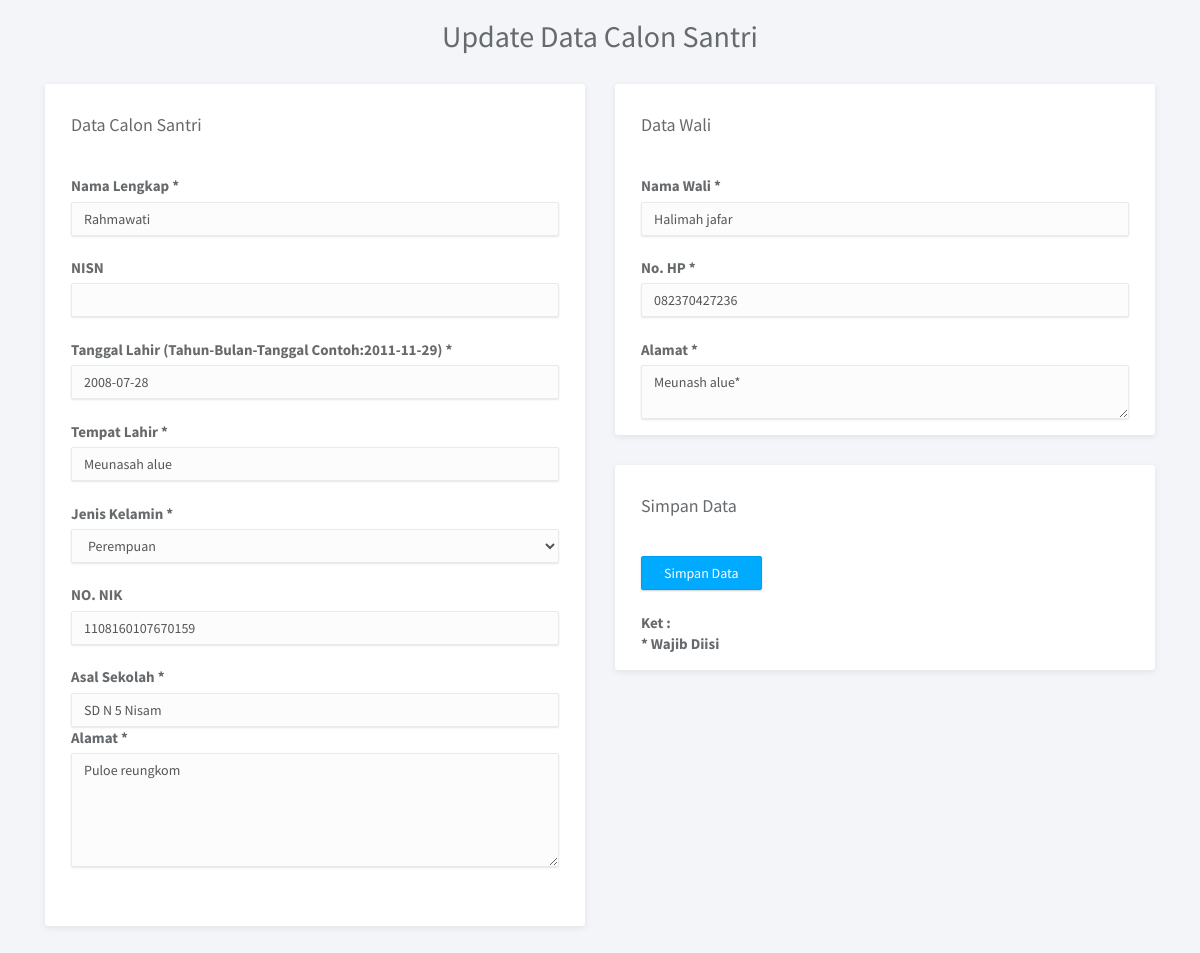
/psb/update_calon_santri.php?id=082370427236, run on the app's committed database.
### tables this page shows
CREATE TABLE `tbl_calon_santri` (
  `id` int(50) NOT NULL,
  `nisn` varchar(20) NOT NULL,
  `jk` enum('L','P') NOT NULL,
  `nama` varchar(50) NOT NULL,
  `tempat_lahir` varchar(200) NOT NULL,
  `tanggal_lahir` date NOT NULL,
  `no_nik` varchar(30) NOT NULL,
  `asal_sekolah` varchar(150) NOT NULL,
  `alamat` text NOT NULL,
  `nama_wali` varchar(30) NOT NULL,
  `alamat_wali` text NOT NULL,
  `no_hp` varchar(20) NOT NULL,
  `kk` varchar(300) DEFAULT NULL,
  `ijazah` varchar(300) DEFAULT NULL,
  `ktp_wali` varchar(300) DEFAULT NULL,
  `file_nisn` varchar(200) DEFAULT NULL,
  `bpjs` varchar(200) DEFAULT NULL,
  `ket` varchar(20) DEFAULT NULL,
  `tanggal_daftar` date NOT NULL
);

### psb/update_calon_santri.php (the view, shortened to what this page needs)
<!DOCTYPE html>
<html lang="en">
<head><meta http-equiv="Content-Type" content="text/html; charset=utf-8">
    <link rel="stylesheet" href="../assets/vendor/bootstrap/css/bootstrap.min.css">
	<link rel="stylesheet" href="../assets/vendor/font-awesome/css/font-awesome.min.css">
	<link rel="stylesheet" href="../assets/vendor/linearicons/style.css">
	<link rel="stylesheet" href="../assets/vendor/chartist/css/chartist-custom.css">
	<link rel="stylesheet" href="../assets/css/main.css">
    <link href="https://cdnjs.cloudflare.com/ajax/libs/bootstrap-datepicker/1.5.0/css/bootstrap-datepicker.css" rel="stylesheet">
</head>
<body>
    <div class="container">
        <h2 class="text-center"> Update Data Calon Santri</h2><br>
        <div class="col-md-6">
            <div class="panel panel-headline">
                <form action="../library/update_calon_santri.php" method="post" enctype="multipart/form-data">
                <div class="panel-heading">
                    <h4>Data Calon Santri</h4>
                </div>
                <?php
                    include '../library/config.php';
                    $no_hp=$_GET['id'];
                    $jk=['L','P'];
                    $query=mysqli_query($koneksi,"SELECT * FROM tbl_calon_santri where no_hp='$no_hp'");
                    $cek=mysqli_num_rows($query);
                    if($cek>0){
                    while($data=mysqli_fetch_array($query)){
                ?>
                <div class="panel-body">
                    <label for="">Nama Lengkap *</label>
                    <input type="text" class="form-control" name="nama" required value="<?=$data['nama']?>"><br>
                    <label for="">NISN </label>
                    <input type="number" class="form-control" name="nisn"  value="<?=$data['nisn']?>"><br>
                    <label for="">Tanggal Lahir (Tahun-Bulan-Tanggal Contoh:2011-11-29) *</label>
                    <input type="text" class="form-control" autocomplete="off" id="tanggal_lahir" name="tanggal_lahir" required value="<?=$data['tanggal_lahir']?>"><br>
                    <label for="">Tempat Lahir *</label>
                    <input type="text" class="form-control" name="tempat_lahir" required value="<?=$data['tempat_lahir']?>"><br>
                    <label for="">Jenis Kelamin *</label>
                    <select name="jk" id="" required class="form-control">
                        <?php foreach($jk as $j):
                            if($j==$data['jk']):
                            ?>
                            <option value="<?=$j?>" selected><?php echo($j == 'L'?'Laki-laki':'Perempuan') ?></option>
                            <?php else:  ?>
                                <option value="<?=$j?>"><?php echo($j == 'L'?'Laki-laki':'Perempuan') ?></option>
                        <?php
                        endif;
                        endforeach;
                        ?>
                    </select><br>
                    <label for="">NO. NIK </label>
                    <input type="number" class="form-control" name="no_nik" value="<?=$data['no_nik']?>"><br>
                    <label for="">Asal Sekolah *</label>
                    <input type="text" name="asal" required class="form-control" value="<?=$data['asal_sekolah']?>">
                    <label for="">Alamat *</label>
                    <textarea name="alamat" id="" rows="5" required class="form-control"><?=$data['alamat']?></textarea><br>
                    <br>
                </div>
            </div>
        </div>
        <div class="col-md-6">
            <div class="panel panel-headline">
                <div class="panel-heading">
                    <h4>Data Wali</h4>
                </div>
                <div class="panel-body">
                    <label for="">Nama Wali *</label>
                    <input type="text" class="form-control" required name="nama_wali" value="<?=$data['nama_wali']?>"><br>
                    <label for="">No. HP *</label>
                    <input type="number" class="form-control" required name="no_hp" value="<?=$data['no_hp']?>"><br>
                    <label for="">Alamat *</label>
                    <textarea name="alamat_wali" class="form-control" required><?=$data['alamat_wali']?></textarea>
                </div>
            </div>
        </div>
        <div class="col-md-6">
            <div class="panel panel-headline">
                <div class="panel-heading">
                    <h4>Simpan Data</h4>
                </div>
                <div class="panel-body">
                    <input type="submit" name="" class="btn btn-primary" id="" value="Simpan Data">
                <br><br>
                <b>Ket :</b><br>
                    <b>* Wajib Diisi</b>
                    <?php
                    }
                    }else{
                        echo"<center><label>Data Tidak Ditemukan</label></center>";
                    }
                 ?>
                </div>
            </div>
        </div>
    </div>
</body>
</html>

### assets/css/main.css (style rules this page uses)
html { position: relative; min-height: 100%; }
body { background-color: #F3F5F8; font-family: "Source Sans Pro", sans-serif; font-size: 15px; color: #676a6d; }
.form-control { -moz-box-shadow: 0px 1px 2px 0 rgba(0, 0, 0, 0.1); -webkit-box-shadow: 0px 1px 2px 0 rgba(0, 0, 0, 0.1); box-shadow: 0px 1px 2px 0 rgba(0, 0, 0, 0.1); -webkit-border-radius: 2px; -moz-border-radius: 2px; border-radius: 2px; border-color: #eaeaea; background-color: #fcfcfc; }
.btn { -webkit-border-radius: 2px; -moz-border-radius: 2px; border-radius: 2px; -moz-box-shadow: 0px 1px 2px 0 rgba(0, 0, 0, 0.2); -webkit-box-shadow: 0px 1px 2px 0 rgba(0, 0, 0, 0.2); box-shadow: 0px 1px 2px 0 rgba(0, 0, 0, 0.2); padding: 6px 22px; }
.btn-primary { background-color: #00AAFF; border-color: #00a0f0; }
.panel { -webkit-border-radius: 3px; -moz-border-radius: 3px; border-radius: 3px; -moz-box-shadow: 0 2px 6px rgba(0, 0, 0, 0.08); -webkit-box-shadow: 0 2px 6px rgba(0, 0, 0, 0.08); box-shadow: 0 2px 6px rgba(0, 0, 0, 0.08); background-color: #fff; margin-bottom: 30px; }
.panel .panel-heading, .panel .panel-body, .panel .panel-footer { padding-left: 25px; padding-right: 25px; }
.panel .panel-heading { padding-top: 20px; padding-bottom: 20px; position: relative; }
.panel .panel-body { padding-top: 10px; padding-bottom: 15px; }
.panel.panel-headline .panel-heading { border-bottom: none; }

### psb/update_calon_santri.php (style rules this page uses)
body { background: #F3F5F8; color: #676a6d; }

### data on the page
tbl_calon_santri: nama "Rahmawati", tanggal_lahir "2008-07-28", tempat_lahir "Meunasah alue", jk "Perempuan", no_nik "1108160107670159", asal "SD N 5 Nisam", alamat "Puloe reungkom", nama_wali "Halimah jafar", no_hp "082370427236", alamat_wali "Meunash alue*"
